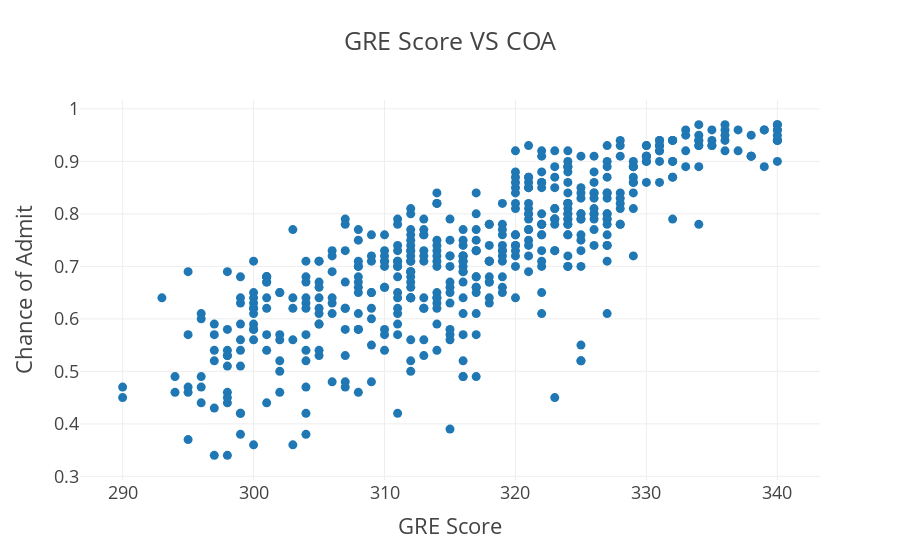
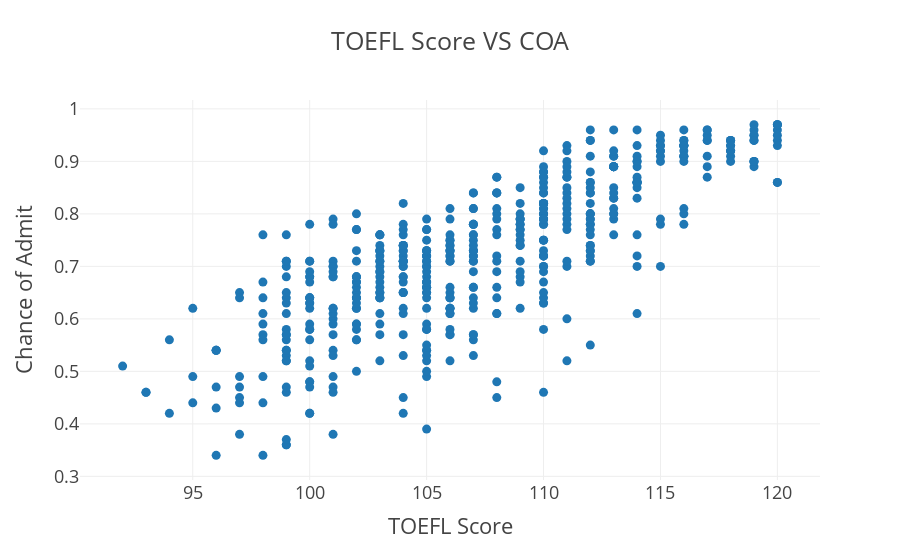
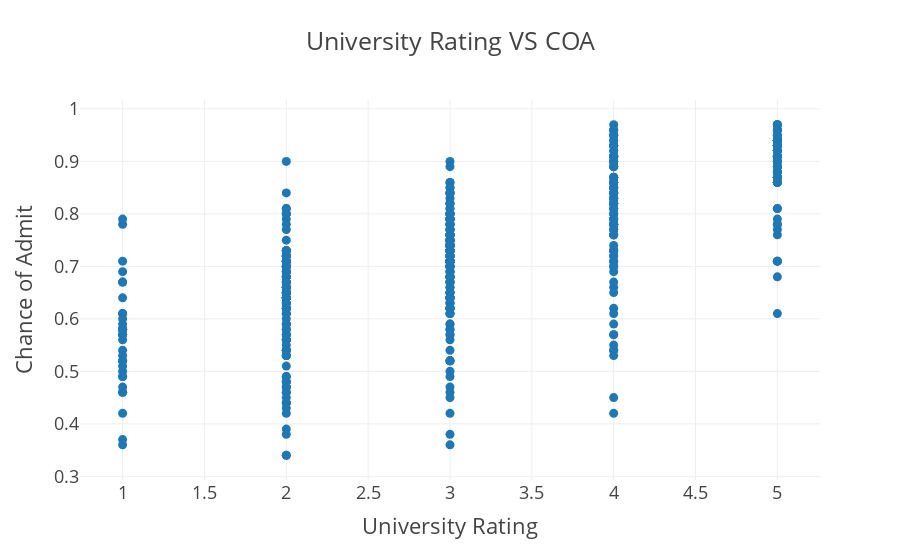
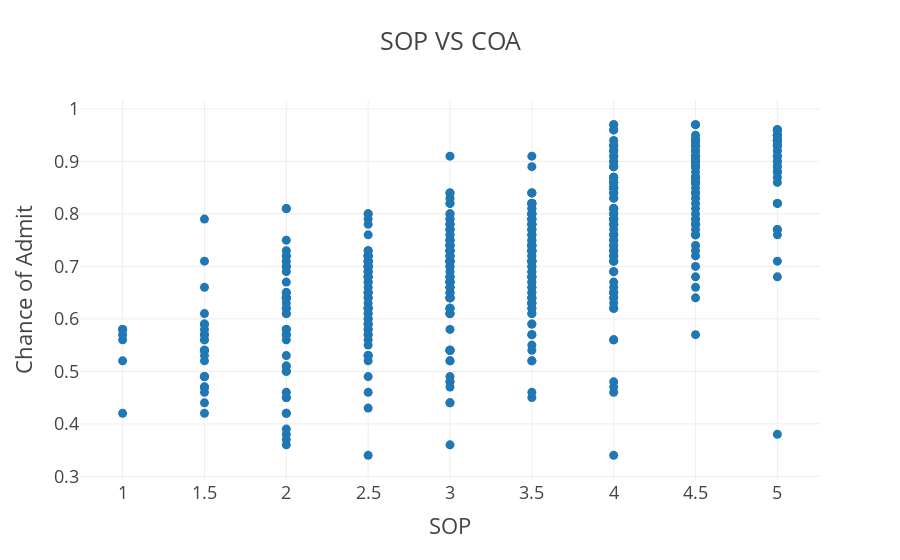

Here is the notebook cell these charts were saved with, in order:
### Markdown cell above
Scatter Plot

### Code cell
df_dup=df[['GRE Score','TOEFL Score','University Rating','SOP','LOR','CGPA','Research','Chance of Admit']]
for i in df_dup:
    if i != 'Chance of Admit':
        fig=px.scatter(df_dup,x=i,y='Chance of Admit',title=i+' VS COA',template='presentation')
        fig.show()
    else:
        pass

### Figure 1 — Plotly figure (JSON) as saved in the notebook; plotly's stock layout.template omitted (floating-point values rounded to 4 significant figures; data arrays with more than 128 entries replaced by an {"elided": "..."} marker saying what was removed)
{"data": [{"hovertemplate": "GRE Score=%{x}<br>Chance of Admit=%{y}<extra></extra>", "legendgroup": "", "marker": {"color": "#1F77B4", "symbol": "circle"}, "mode": "markers", "name": "", "orientation": "v", "showlegend": false, "type": "scatter", "x": {"elided": "500 int values"}, "xaxis": "x", "y": {"elided": "500 float values"}, "yaxis": "y"}], "layout": {"legend": {"tracegroupgap": 0}, "title": {"text": "GRE Score VS COA"}, "xaxis": {"anchor": "y", "domain": [0, 1], "title": {"text": "GRE Score"}}, "yaxis": {"anchor": "x", "domain": [0, 1], "title": {"text": "Chance of Admit"}}}}

### Figure 2 — Plotly figure (JSON) as saved in the notebook; plotly's stock layout.template omitted (floating-point values rounded to 4 significant figures; data arrays with more than 128 entries replaced by an {"elided": "..."} marker saying what was removed)
{"data": [{"hovertemplate": "TOEFL Score=%{x}<br>Chance of Admit=%{y}<extra></extra>", "legendgroup": "", "marker": {"color": "#1F77B4", "symbol": "circle"}, "mode": "markers", "name": "", "orientation": "v", "showlegend": false, "type": "scatter", "x": {"elided": "500 int values"}, "xaxis": "x", "y": {"elided": "500 float values"}, "yaxis": "y"}], "layout": {"legend": {"tracegroupgap": 0}, "title": {"text": "TOEFL Score VS COA"}, "xaxis": {"anchor": "y", "domain": [0, 1], "title": {"text": "TOEFL Score"}}, "yaxis": {"anchor": "x", "domain": [0, 1], "title": {"text": "Chance of Admit"}}}}

### Figure 3 — Plotly figure (JSON) as saved in the notebook; plotly's stock layout.template omitted (floating-point values rounded to 4 significant figures; data arrays with more than 128 entries replaced by an {"elided": "..."} marker saying what was removed)
{"data": [{"hovertemplate": "University Rating=%{x}<br>Chance of Admit=%{y}<extra></extra>", "legendgroup": "", "marker": {"color": "#1F77B4", "symbol": "circle"}, "mode": "markers", "name": "", "orientation": "v", "showlegend": false, "type": "scatter", "x": {"elided": "500 int values"}, "xaxis": "x", "y": {"elided": "500 float values"}, "yaxis": "y"}], "layout": {"legend": {"tracegroupgap": 0}, "title": {"text": "University Rating VS COA"}, "xaxis": {"anchor": "y", "domain": [0, 1], "title": {"text": "University Rating"}}, "yaxis": {"anchor": "x", "domain": [0, 1], "title": {"text": "Chance of Admit"}}}}

### Figure 4 — Plotly figure (JSON) as saved in the notebook; plotly's stock layout.template omitted (floating-point values rounded to 4 significant figures; data arrays with more than 128 entries replaced by an {"elided": "..."} marker saying what was removed)
{"data": [{"hovertemplate": "SOP=%{x}<br>Chance of Admit=%{y}<extra></extra>", "legendgroup": "", "marker": {"color": "#1F77B4", "symbol": "circle"}, "mode": "markers", "name": "", "orientation": "v", "showlegend": false, "type": "scatter", "x": {"elided": "500 float values"}, "xaxis": "x", "y": {"elided": "500 float values"}, "yaxis": "y"}], "layout": {"legend": {"tracegroupgap": 0}, "title": {"text": "SOP VS COA"}, "xaxis": {"anchor": "y", "domain": [0, 1], "title": {"text": "SOP"}}, "yaxis": {"anchor": "x", "domain": [0, 1], "title": {"text": "Chance of Admit"}}}}
